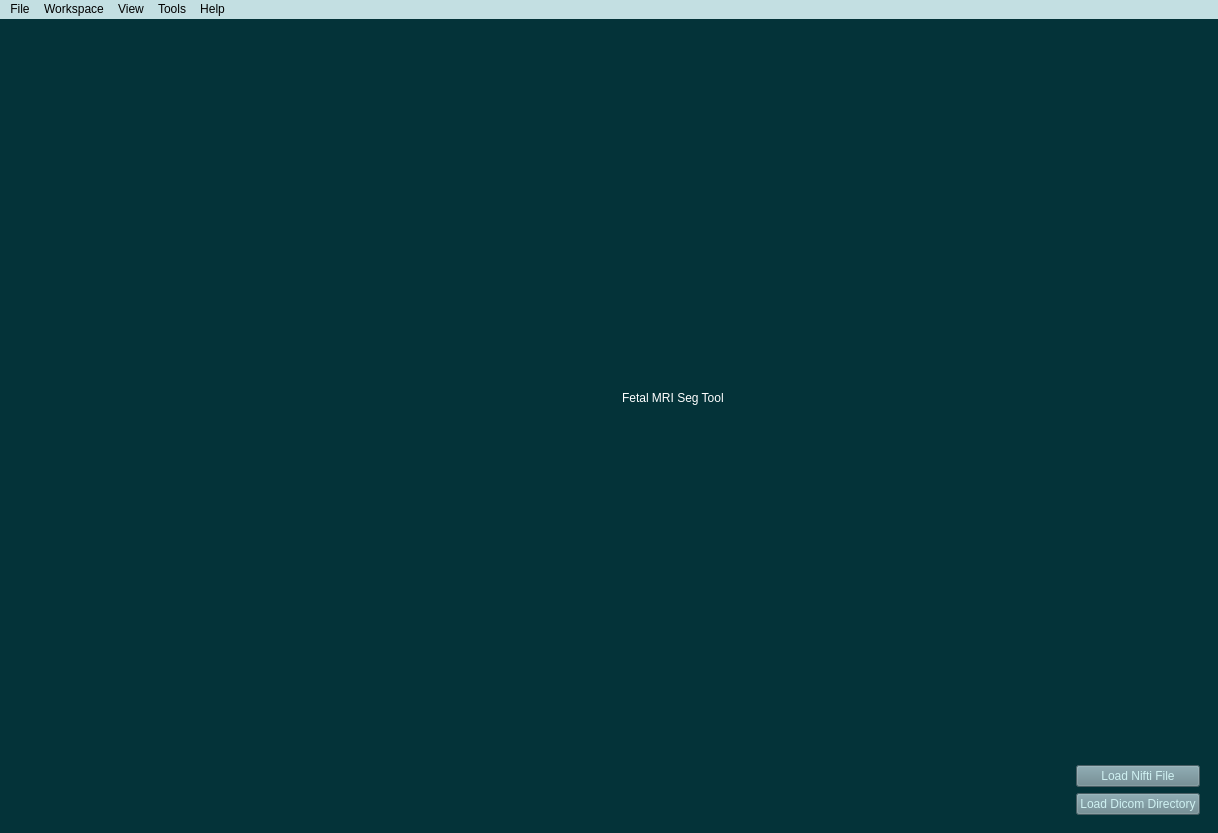
<?xml version="1.0" encoding="UTF-8"?>
<ui version="4.0">
 <class>MainWindow</class>
 <widget class="QMainWindow" name="MainWindow">
  <property name="geometry">
   <rect>
    <x>0</x>
    <y>0</y>
    <width>1218</width>
    <height>833</height>
   </rect>
  </property>
  <property name="windowTitle">
   <string>MainWindow</string>
  </property>
  <property name="styleSheet">
   <string notr="true">background-color:rgb(4, 51, 57)</string>
  </property>
  <widget class="QWidget" name="CentralWidget">
   <layout class="QGridLayout" name="gridLayout">
    <item row="0" column="0">
     <widget class="QWidget" name="mainWidget" native="true">
      <property name="styleSheet">
       <string notr="true">background-color: rgb(4, 51, 57);</string>
      </property>
      <layout class="QVBoxLayout" name="verticalLayout">
       <item>
        <layout class="QHBoxLayout" name="horizontalLayout">
         <item>
          <layout class="QVBoxLayout" name="verticalLayout_2">
           <item>
            <layout class="QHBoxLayout" name="horizontalLayout_3">
             <item>
              <layout class="QVBoxLayout" name="verticalLayout_5">
               <item>
                <widget class="QLabel" name="label">
                 <property name="styleSheet">
                  <string notr="true">background-color: rgba(4, 51, 57, 20)</string>
                 </property>
                 <property name="text">
                  <string/>
                 </property>
                 <property name="pixmap">
                  <pixmap>images/brain_large.jpg</pixmap>
                 </property>
                </widget>
               </item>
               <item>
                <spacer name="verticalSpacer_2">
                 <property name="orientation">
                  <enum>Qt::Vertical</enum>
                 </property>
                 <property name="sizeHint" stdset="0">
                  <size>
                   <width>20</width>
                   <height>40</height>
                  </size>
                 </property>
                </spacer>
               </item>
               <item>
                <widget class="QLabel" name="label_2">
                 <property name="text">
                  <string/>
                 </property>
                 <property name="pixmap">
                  <pixmap>images/casmip.png</pixmap>
                 </property>
                </widget>
               </item>
              </layout>
             </item>
             <item>
              <spacer name="verticalSpacer">
               <property name="orientation">
                <enum>Qt::Vertical</enum>
               </property>
               <property name="sizeHint" stdset="0">
                <size>
                 <width>20</width>
                 <height>40</height>
                </size>
               </property>
              </spacer>
             </item>
             <item>
              <widget class="QLabel" name="title">
               <property name="styleSheet">
                <string notr="true">font: italic 30pt &quot;MV Boli&quot;;
color: rgb(255, 255, 255);</string>
               </property>
               <property name="text">
                <string>Fetal MRI Seg Tool</string>
               </property>
              </widget>
             </item>
            </layout>
           </item>
          </layout>
         </item>
        </layout>
       </item>
       <item>
        <layout class="QHBoxLayout" name="horizontalLayout_7">
         <item>
          <layout class="QVBoxLayout" name="verticalLayout_4">
           <item>
            <spacer name="horizontalSpacer">
             <property name="orientation">
              <enum>Qt::Horizontal</enum>
             </property>
             <property name="sizeHint" stdset="0">
              <size>
               <width>40</width>
               <height>20</height>
              </size>
             </property>
            </spacer>
           </item>
          </layout>
         </item>
         <item>
          <layout class="QVBoxLayout" name="verticalLayout_3" stretch="0,0">
           <item>
            <widget class="QPushButton" name="load_nii_btn">
             <property name="styleSheet">
              <string notr="true">font: 75 13pt&quot;Nirmala UI Semilight&quot;;
color: rgb(207, 241, 242);
background-color: rgb(102, 132, 140);
border-color: rgb(209, 238, 242);</string>
             </property>
             <property name="text">
              <string>Load Nifti File</string>
             </property>
            </widget>
           </item>
           <item>
            <widget class="QPushButton" name="load_dir_btn">
             <property name="styleSheet">
              <string notr="true">font: 75 13pt&quot;Nirmala UI Semilight&quot;;
color: rgb(207, 241, 242);
background-color: rgb(102, 132, 140);
border-color: rgb(209, 238, 242);</string>
             </property>
             <property name="text">
              <string>Load Dicom Directory</string>
             </property>
            </widget>
           </item>
          </layout>
         </item>
        </layout>
       </item>
      </layout>
     </widget>
    </item>
   </layout>
  </widget>
  <widget class="QMenuBar" name="menubar">
   <property name="geometry">
    <rect>
     <x>0</x>
     <y>0</y>
     <width>1218</width>
     <height>31</height>
    </rect>
   </property>
   <property name="styleSheet">
    <string notr="true">background-color:rgb(195, 223, 226)</string>
   </property>
   <widget class="QMenu" name="menuFile">
    <property name="styleSheet">
     <string notr="true">background-color:rgb(195, 223, 226)</string>
    </property>
    <property name="title">
     <string>File</string>
    </property>
    <addaction name="actionOpen_Nifti_File"/>
    <addaction name="actionOpen_Directory"/>
    <addaction name="actionExit"/>
   </widget>
   <widget class="QMenu" name="menuWorkspace">
    <property name="styleSheet">
     <string notr="true">background-color:rgb(195, 223, 226)</string>
    </property>
    <property name="title">
     <string>Workspace</string>
    </property>
    <addaction name="actionSave_Segmentation"/>
    <addaction name="actionOpen_Segmentation"/>
   </widget>
   <widget class="QMenu" name="menuView">
    <property name="title">
     <string>View</string>
    </property>
   </widget>
   <widget class="QMenu" name="menuTools">
    <property name="title">
     <string>Tools</string>
    </property>
   </widget>
   <widget class="QMenu" name="menuHelp">
    <property name="title">
     <string>Help</string>
    </property>
    <addaction name="actionAbout"/>
   </widget>
   <addaction name="menuFile"/>
   <addaction name="menuWorkspace"/>
   <addaction name="menuView"/>
   <addaction name="menuTools"/>
   <addaction name="menuHelp"/>
  </widget>
  <action name="actionFile">
   <property name="text">
    <string>File</string>
   </property>
  </action>
  <action name="actionOpen_Nifti_File">
   <property name="text">
    <string>Open Nifti File</string>
   </property>
  </action>
  <action name="actionOpen_Directory">
   <property name="text">
    <string>Open Directory</string>
   </property>
  </action>
  <action name="actionExit">
   <property name="text">
    <string>Exit</string>
   </property>
  </action>
  <action name="actionSave_Segmentation">
   <property name="text">
    <string>Save Segmentation</string>
   </property>
  </action>
  <action name="actionOpen_Segmentation">
   <property name="text">
    <string>Open Segmentation</string>
   </property>
  </action>
  <action name="actionAbout">
   <property name="text">
    <string>About SegTool</string>
   </property>
  </action>
 </widget>
 <resources/>
 <connections/>
</ui>
